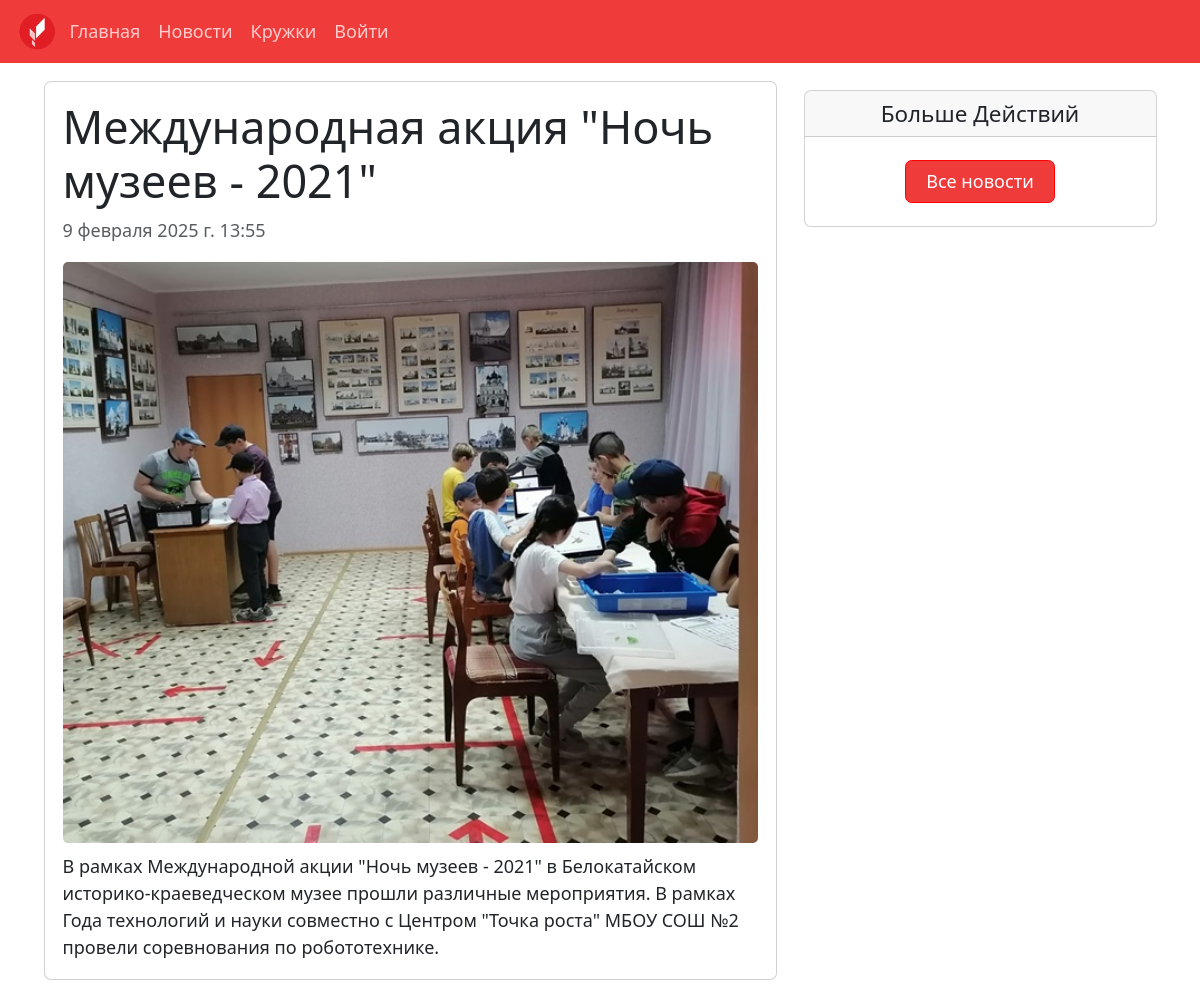
The page /post/22/ on the database its author committed.
### news/models.py (models this page shows, shortened)
class News(models.Model):
    title = models.CharField(max_length=200)
    author = models.ForeignKey(
        'auth.User',
        on_delete=models.CASCADE,
    )
    body = models.TextField()
    date = models.DateTimeField(auto_now_add=True)
    image = models.ImageField(upload_to='images/')
    class Meta:
        ordering = ['-date',]
        verbose_name = 'Новость'
        verbose_name_plural = 'Новости'

### news/views.py (the view)
# urls.py: path('post/<int:pk>/', BlogDetailView.as_view(), name='post_detail'),
class BlogDetailView(DetailView):
    model = News
    template_name = 'post_detail.html'

### templates/post_detail.html (shortened to what this page needs)
{% extends 'base.html' %}
{% load static %}
    {% block content %}
    <div class="container">
        <div class="row">
            <div class="col-md-8 mt-3 left">
                <div class="card mb-4">
                    <div class="card-body-detail">
                        <h1>{% block title %} {{ news.title }} {% endblock title %}</h1>
                        <p class="text-muted"> {{ news.date }}</p>
                        <img src="{{ news.image.url }}" class="image-post-detail" alt="Image" width="100%">
                        <p class="card-text" id="post-detail-text-image">{{ news.body }}</p>
                    </div>
                </div>
            </div>
            <div class="col-md-4 float-right">
                <div class="card my-4">
                    <h5 class="card-header">Больше Действий</h5>
                    <div class="card-body">
                        {% if user.is_superuser %}
                            <div class="side-bar-buttons">
                                <a href="{% url 'news' %}" class="btn btn-danger">Все новости</a>
                                <a href="{% url 'post_edit' news.pk %}" class="btn btn-danger">Редактировать</a>
                                <a href="{% url 'post_delete' news.pk %}" class="btn btn-danger">Удалить</a>
                            </div>
                        {% else %}
                            <div class="side-bar-buttons">
                                <a href="{% url 'news' %}" class="btn btn-dark">Все новости</a>
                            </div>
                        {% endif %}
                    </div>
                </div>
            </div>
        </div>
    </div>
    {% endblock content %}

### static/css/base.css (style rules this page uses)
.side-bar-buttons { display: flex; justify-content: center; align-items: center; flex-direction: column; }
.side-bar-buttons>a { width: 150px; margin-top: 5px; margin-bottom: 5px; }
.btn-dark { background-color: rgb(240, 59, 59) !important; --bs-btn-border-color: red !important; }
.card-body-detail { flex: 1 1 auto; padding: var(--bs-card-spacer-y) var(--bs-card-spacer-x); color: var(--bs-card-color); }
#post-detail-text-image { margin-top: 10px; }
.image-post-detail { border-radius: 5px; }
.card-header { text-align: center; }

### static/css/style.css (style rules this page uses)
* { font-size: 18px; }

### rows shown on the page
News: title "Международная акция \"Ночь музеев - 2021\"", date "9 февраля 2025 г. 13:55", image (picture), body "В рамках Международной акции \"Ночь музеев - 2021\" в Белокатайском историко-краеведческом музее прошли различные мероприятия. В рамках Года технологий и науки совместно с Центром \"Точка роста\" МБОУ СОШ №2 провели соревнования по робототехнике."
